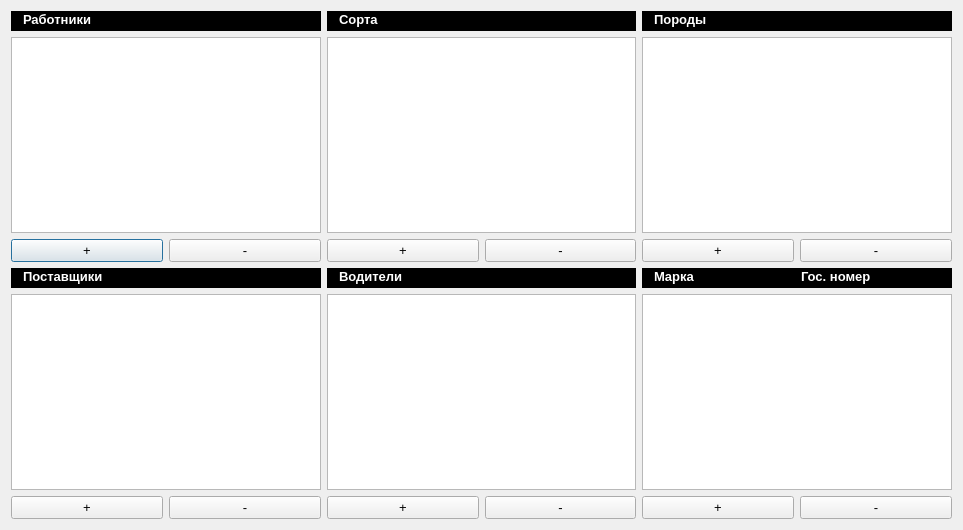
<?xml version="1.0" encoding="UTF-8"?>
<ui version="4.0">
 <class>referencesWindow</class>
 <widget class="QDialog" name="referencesWindow">
  <property name="geometry">
   <rect>
    <x>0</x>
    <y>0</y>
    <width>963</width>
    <height>530</height>
   </rect>
  </property>
  <property name="windowTitle">
   <string>Справочники</string>
  </property>
  <layout class="QVBoxLayout" name="verticalLayout_12">
   <item>
    <layout class="QHBoxLayout" name="horizontalLayout_4">
     <item>
      <layout class="QVBoxLayout" name="verticalLayout">
       <item>
        <widget class="QFrame" name="frame_4">
         <property name="sizePolicy">
          <sizepolicy hsizetype="Preferred" vsizetype="Fixed">
           <horstretch>0</horstretch>
           <verstretch>0</verstretch>
          </sizepolicy>
         </property>
         <property name="styleSheet">
          <string notr="true">background-color: rgb(0, 0, 0);</string>
         </property>
         <property name="frameShape">
          <enum>QFrame::StyledPanel</enum>
         </property>
         <property name="frameShadow">
          <enum>QFrame::Raised</enum>
         </property>
         <layout class="QVBoxLayout" name="verticalLayout_7">
          <property name="leftMargin">
           <number>11</number>
          </property>
          <property name="topMargin">
           <number>0</number>
          </property>
          <property name="bottomMargin">
           <number>3</number>
          </property>
          <item>
           <widget class="QLabel" name="label">
            <property name="font">
             <font>
              <pointsize>10</pointsize>
              <bold>true</bold>
             </font>
            </property>
            <property name="styleSheet">
             <string notr="true">color: rgb(255, 255, 255);</string>
            </property>
            <property name="text">
             <string>Работники</string>
            </property>
           </widget>
          </item>
         </layout>
        </widget>
       </item>
       <item>
        <widget class="QTableView" name="workers">
         <property name="sizePolicy">
          <sizepolicy hsizetype="Expanding" vsizetype="Expanding">
           <horstretch>0</horstretch>
           <verstretch>0</verstretch>
          </sizepolicy>
         </property>
         <attribute name="horizontalHeaderVisible">
          <bool>false</bool>
         </attribute>
         <attribute name="verticalHeaderVisible">
          <bool>false</bool>
         </attribute>
        </widget>
       </item>
       <item>
        <layout class="QHBoxLayout" name="horizontalLayout">
         <item>
          <widget class="QPushButton" name="addWorkers">
           <property name="font">
            <font>
             <pointsize>10</pointsize>
            </font>
           </property>
           <property name="text">
            <string>+</string>
           </property>
          </widget>
         </item>
         <item>
          <widget class="QPushButton" name="removeWorkers">
           <property name="font">
            <font>
             <pointsize>10</pointsize>
            </font>
           </property>
           <property name="text">
            <string>-</string>
           </property>
          </widget>
         </item>
        </layout>
       </item>
      </layout>
     </item>
     <item>
      <layout class="QVBoxLayout" name="verticalLayout_2">
       <item>
        <widget class="QFrame" name="frame_8">
         <property name="sizePolicy">
          <sizepolicy hsizetype="Preferred" vsizetype="Fixed">
           <horstretch>0</horstretch>
           <verstretch>0</verstretch>
          </sizepolicy>
         </property>
         <property name="styleSheet">
          <string notr="true">background-color: rgb(0, 0, 0);</string>
         </property>
         <property name="frameShape">
          <enum>QFrame::StyledPanel</enum>
         </property>
         <property name="frameShadow">
          <enum>QFrame::Raised</enum>
         </property>
         <layout class="QVBoxLayout" name="verticalLayout_10">
          <property name="leftMargin">
           <number>11</number>
          </property>
          <property name="topMargin">
           <number>0</number>
          </property>
          <property name="bottomMargin">
           <number>3</number>
          </property>
          <item>
           <widget class="QLabel" name="label_9">
            <property name="font">
             <font>
              <pointsize>10</pointsize>
              <bold>true</bold>
             </font>
            </property>
            <property name="styleSheet">
             <string notr="true">color: rgb(255, 255, 255);</string>
            </property>
            <property name="text">
             <string>Сорта</string>
            </property>
           </widget>
          </item>
         </layout>
        </widget>
       </item>
       <item>
        <widget class="QTableView" name="sorts">
         <attribute name="horizontalHeaderVisible">
          <bool>false</bool>
         </attribute>
         <attribute name="verticalHeaderVisible">
          <bool>false</bool>
         </attribute>
        </widget>
       </item>
       <item>
        <layout class="QHBoxLayout" name="horizontalLayout_2">
         <item>
          <widget class="QPushButton" name="addSorts">
           <property name="font">
            <font>
             <pointsize>10</pointsize>
            </font>
           </property>
           <property name="text">
            <string>+</string>
           </property>
          </widget>
         </item>
         <item>
          <widget class="QPushButton" name="removeSorts">
           <property name="font">
            <font>
             <pointsize>10</pointsize>
            </font>
           </property>
           <property name="text">
            <string>-</string>
           </property>
          </widget>
         </item>
        </layout>
       </item>
      </layout>
     </item>
     <item>
      <layout class="QVBoxLayout" name="verticalLayout_3">
       <item>
        <widget class="QFrame" name="frame_7">
         <property name="sizePolicy">
          <sizepolicy hsizetype="Preferred" vsizetype="Fixed">
           <horstretch>0</horstretch>
           <verstretch>0</verstretch>
          </sizepolicy>
         </property>
         <property name="styleSheet">
          <string notr="true">background-color: rgb(0, 0, 0);</string>
         </property>
         <property name="frameShape">
          <enum>QFrame::StyledPanel</enum>
         </property>
         <property name="frameShadow">
          <enum>QFrame::Raised</enum>
         </property>
         <layout class="QVBoxLayout" name="verticalLayout_9">
          <property name="leftMargin">
           <number>11</number>
          </property>
          <property name="topMargin">
           <number>0</number>
          </property>
          <property name="bottomMargin">
           <number>3</number>
          </property>
          <item>
           <widget class="QLabel" name="label_8">
            <property name="font">
             <font>
              <pointsize>10</pointsize>
              <bold>true</bold>
             </font>
            </property>
            <property name="styleSheet">
             <string notr="true">color: rgb(255, 255, 255);</string>
            </property>
            <property name="text">
             <string>Породы</string>
            </property>
           </widget>
          </item>
         </layout>
        </widget>
       </item>
       <item>
        <widget class="QTableView" name="species">
         <attribute name="horizontalHeaderVisible">
          <bool>false</bool>
         </attribute>
         <attribute name="verticalHeaderVisible">
          <bool>false</bool>
         </attribute>
        </widget>
       </item>
       <item>
        <layout class="QHBoxLayout" name="horizontalLayout_3">
         <item>
          <widget class="QPushButton" name="addSpecies">
           <property name="font">
            <font>
             <pointsize>10</pointsize>
            </font>
           </property>
           <property name="text">
            <string>+</string>
           </property>
          </widget>
         </item>
         <item>
          <widget class="QPushButton" name="removeSpecies">
           <property name="font">
            <font>
             <pointsize>10</pointsize>
            </font>
           </property>
           <property name="text">
            <string>-</string>
           </property>
          </widget>
         </item>
        </layout>
       </item>
      </layout>
     </item>
    </layout>
   </item>
   <item>
    <layout class="QHBoxLayout" name="horizontalLayout_5">
     <item>
      <layout class="QVBoxLayout" name="verticalLayout_4">
       <item>
        <widget class="QFrame" name="frame_5">
         <property name="sizePolicy">
          <sizepolicy hsizetype="Preferred" vsizetype="Fixed">
           <horstretch>0</horstretch>
           <verstretch>0</verstretch>
          </sizepolicy>
         </property>
         <property name="styleSheet">
          <string notr="true">background-color: rgb(0, 0, 0);</string>
         </property>
         <property name="frameShape">
          <enum>QFrame::StyledPanel</enum>
         </property>
         <property name="frameShadow">
          <enum>QFrame::Raised</enum>
         </property>
         <layout class="QVBoxLayout" name="verticalLayout_8">
          <property name="leftMargin">
           <number>11</number>
          </property>
          <property name="topMargin">
           <number>0</number>
          </property>
          <property name="bottomMargin">
           <number>3</number>
          </property>
          <item>
           <widget class="QLabel" name="label_2">
            <property name="font">
             <font>
              <pointsize>10</pointsize>
              <bold>true</bold>
             </font>
            </property>
            <property name="styleSheet">
             <string notr="true">color: rgb(255, 255, 255);</string>
            </property>
            <property name="text">
             <string>Поставщики</string>
            </property>
           </widget>
          </item>
         </layout>
        </widget>
       </item>
       <item>
        <widget class="QTableView" name="suppliers">
         <attribute name="horizontalHeaderVisible">
          <bool>false</bool>
         </attribute>
         <attribute name="verticalHeaderVisible">
          <bool>false</bool>
         </attribute>
        </widget>
       </item>
       <item>
        <layout class="QHBoxLayout" name="horizontalLayout_6">
         <item>
          <widget class="QPushButton" name="addSuppliers">
           <property name="font">
            <font>
             <pointsize>10</pointsize>
            </font>
           </property>
           <property name="text">
            <string>+</string>
           </property>
          </widget>
         </item>
         <item>
          <widget class="QPushButton" name="removeSuppliers">
           <property name="font">
            <font>
             <pointsize>10</pointsize>
            </font>
           </property>
           <property name="text">
            <string>-</string>
           </property>
          </widget>
         </item>
        </layout>
       </item>
      </layout>
     </item>
     <item>
      <layout class="QVBoxLayout" name="verticalLayout_5">
       <item>
        <widget class="QFrame" name="frame_6">
         <property name="sizePolicy">
          <sizepolicy hsizetype="Preferred" vsizetype="Fixed">
           <horstretch>0</horstretch>
           <verstretch>0</verstretch>
          </sizepolicy>
         </property>
         <property name="styleSheet">
          <string notr="true">background-color: rgb(0, 0, 0);</string>
         </property>
         <property name="frameShape">
          <enum>QFrame::StyledPanel</enum>
         </property>
         <property name="frameShadow">
          <enum>QFrame::Raised</enum>
         </property>
         <layout class="QVBoxLayout" name="verticalLayout_11">
          <property name="leftMargin">
           <number>11</number>
          </property>
          <property name="topMargin">
           <number>0</number>
          </property>
          <property name="bottomMargin">
           <number>3</number>
          </property>
          <item>
           <widget class="QLabel" name="label_3">
            <property name="font">
             <font>
              <pointsize>10</pointsize>
              <bold>true</bold>
             </font>
            </property>
            <property name="styleSheet">
             <string notr="true">color: rgb(255, 255, 255);</string>
            </property>
            <property name="text">
             <string>Водители</string>
            </property>
           </widget>
          </item>
         </layout>
        </widget>
       </item>
       <item>
        <widget class="QTableView" name="drivers">
         <attribute name="horizontalHeaderVisible">
          <bool>false</bool>
         </attribute>
         <attribute name="verticalHeaderVisible">
          <bool>false</bool>
         </attribute>
        </widget>
       </item>
       <item>
        <layout class="QHBoxLayout" name="horizontalLayout_7">
         <item>
          <widget class="QPushButton" name="addDrivers">
           <property name="font">
            <font>
             <pointsize>10</pointsize>
            </font>
           </property>
           <property name="text">
            <string>+</string>
           </property>
          </widget>
         </item>
         <item>
          <widget class="QPushButton" name="removeDrivers">
           <property name="font">
            <font>
             <pointsize>10</pointsize>
            </font>
           </property>
           <property name="text">
            <string>-</string>
           </property>
          </widget>
         </item>
        </layout>
       </item>
      </layout>
     </item>
     <item>
      <layout class="QVBoxLayout" name="verticalLayout_6">
       <item>
        <widget class="QFrame" name="frame_9">
         <property name="sizePolicy">
          <sizepolicy hsizetype="Preferred" vsizetype="Fixed">
           <horstretch>0</horstretch>
           <verstretch>0</verstretch>
          </sizepolicy>
         </property>
         <property name="styleSheet">
          <string notr="true">background-color: rgb(0, 0, 0);</string>
         </property>
         <property name="frameShape">
          <enum>QFrame::StyledPanel</enum>
         </property>
         <property name="frameShadow">
          <enum>QFrame::Raised</enum>
         </property>
         <layout class="QHBoxLayout" name="horizontalLayout_9">
          <property name="leftMargin">
           <number>11</number>
          </property>
          <property name="topMargin">
           <number>0</number>
          </property>
          <property name="bottomMargin">
           <number>3</number>
          </property>
          <item>
           <widget class="QLabel" name="label_5">
            <property name="font">
             <font>
              <pointsize>10</pointsize>
              <bold>true</bold>
             </font>
            </property>
            <property name="styleSheet">
             <string notr="true">color: rgb(255, 255, 255);</string>
            </property>
            <property name="text">
             <string>Марка</string>
            </property>
           </widget>
          </item>
          <item>
           <widget class="QLabel" name="label_4">
            <property name="font">
             <font>
              <pointsize>10</pointsize>
              <bold>true</bold>
             </font>
            </property>
            <property name="styleSheet">
             <string notr="true">color: rgb(255, 255, 255);</string>
            </property>
            <property name="text">
             <string>Гос. номер</string>
            </property>
           </widget>
          </item>
         </layout>
        </widget>
       </item>
       <item>
        <widget class="QTableView" name="numbers">
         <property name="wordWrap">
          <bool>true</bool>
         </property>
         <property name="cornerButtonEnabled">
          <bool>true</bool>
         </property>
         <attribute name="horizontalHeaderVisible">
          <bool>false</bool>
         </attribute>
         <attribute name="horizontalHeaderHighlightSections">
          <bool>false</bool>
         </attribute>
         <attribute name="verticalHeaderVisible">
          <bool>false</bool>
         </attribute>
        </widget>
       </item>
       <item>
        <layout class="QHBoxLayout" name="horizontalLayout_8">
         <item>
          <widget class="QPushButton" name="addNumbers">
           <property name="font">
            <font>
             <pointsize>10</pointsize>
            </font>
           </property>
           <property name="text">
            <string>+</string>
           </property>
          </widget>
         </item>
         <item>
          <widget class="QPushButton" name="removeNumbers">
           <property name="font">
            <font>
             <pointsize>10</pointsize>
            </font>
           </property>
           <property name="text">
            <string>-</string>
           </property>
          </widget>
         </item>
        </layout>
       </item>
      </layout>
     </item>
    </layout>
   </item>
  </layout>
 </widget>
 <resources/>
 <connections>
  <connection>
   <sender>removeSorts</sender>
   <signal>clicked()</signal>
   <receiver>sorts</receiver>
   <slot>update()</slot>
   <hints>
    <hint type="sourcelabel">
     <x>559</x>
     <y>241</y>
    </hint>
    <hint type="destinationlabel">
     <x>481</x>
     <y>132</y>
    </hint>
   </hints>
  </connection>
 </connections>
</ui>
